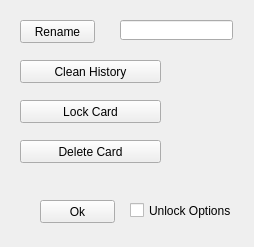
<?xml version="1.0" encoding="UTF-8"?>
<ui version="4.0">
 <class>self</class>
 <widget class="QMainWindow" name="self">
  <property name="geometry">
   <rect>
    <x>0</x>
    <y>0</y>
    <width>254</width>
    <height>247</height>
   </rect>
  </property>
  <property name="windowTitle">
   <string>Manage Card</string>
  </property>
  <widget class="QWidget" name="centralwidget">
   <widget class="QPushButton" name="lockBtn">
    <property name="geometry">
     <rect>
      <x>20</x>
      <y>100</y>
      <width>141</width>
      <height>23</height>
     </rect>
    </property>
    <property name="text">
     <string>Lock Card</string>
    </property>
   </widget>
   <widget class="QCheckBox" name="unlockCkBx">
    <property name="geometry">
     <rect>
      <x>130</x>
      <y>180</y>
      <width>111</width>
      <height>61</height>
     </rect>
    </property>
    <property name="text">
     <string>Unlock Options</string>
    </property>
   </widget>
   <widget class="QPushButton" name="deleteBtn">
    <property name="geometry">
     <rect>
      <x>20</x>
      <y>140</y>
      <width>141</width>
      <height>23</height>
     </rect>
    </property>
    <property name="text">
     <string>Delete Card</string>
    </property>
   </widget>
   <widget class="QPushButton" name="okBtn">
    <property name="geometry">
     <rect>
      <x>40</x>
      <y>200</y>
      <width>75</width>
      <height>23</height>
     </rect>
    </property>
    <property name="text">
     <string>Ok</string>
    </property>
   </widget>
   <widget class="QPushButton" name="renameBtn">
    <property name="geometry">
     <rect>
      <x>20</x>
      <y>20</y>
      <width>75</width>
      <height>23</height>
     </rect>
    </property>
    <property name="text">
     <string>Rename</string>
    </property>
   </widget>
   <widget class="QLineEdit" name="renameInputReciever">
    <property name="geometry">
     <rect>
      <x>120</x>
      <y>20</y>
      <width>113</width>
      <height>20</height>
     </rect>
    </property>
   </widget>
   <widget class="QPushButton" name="cleanBtn">
    <property name="geometry">
     <rect>
      <x>20</x>
      <y>60</y>
      <width>141</width>
      <height>23</height>
     </rect>
    </property>
    <property name="text">
     <string>Clean History</string>
    </property>
   </widget>
  </widget>
 </widget>
 <resources/>
 <connections/>
</ui>
